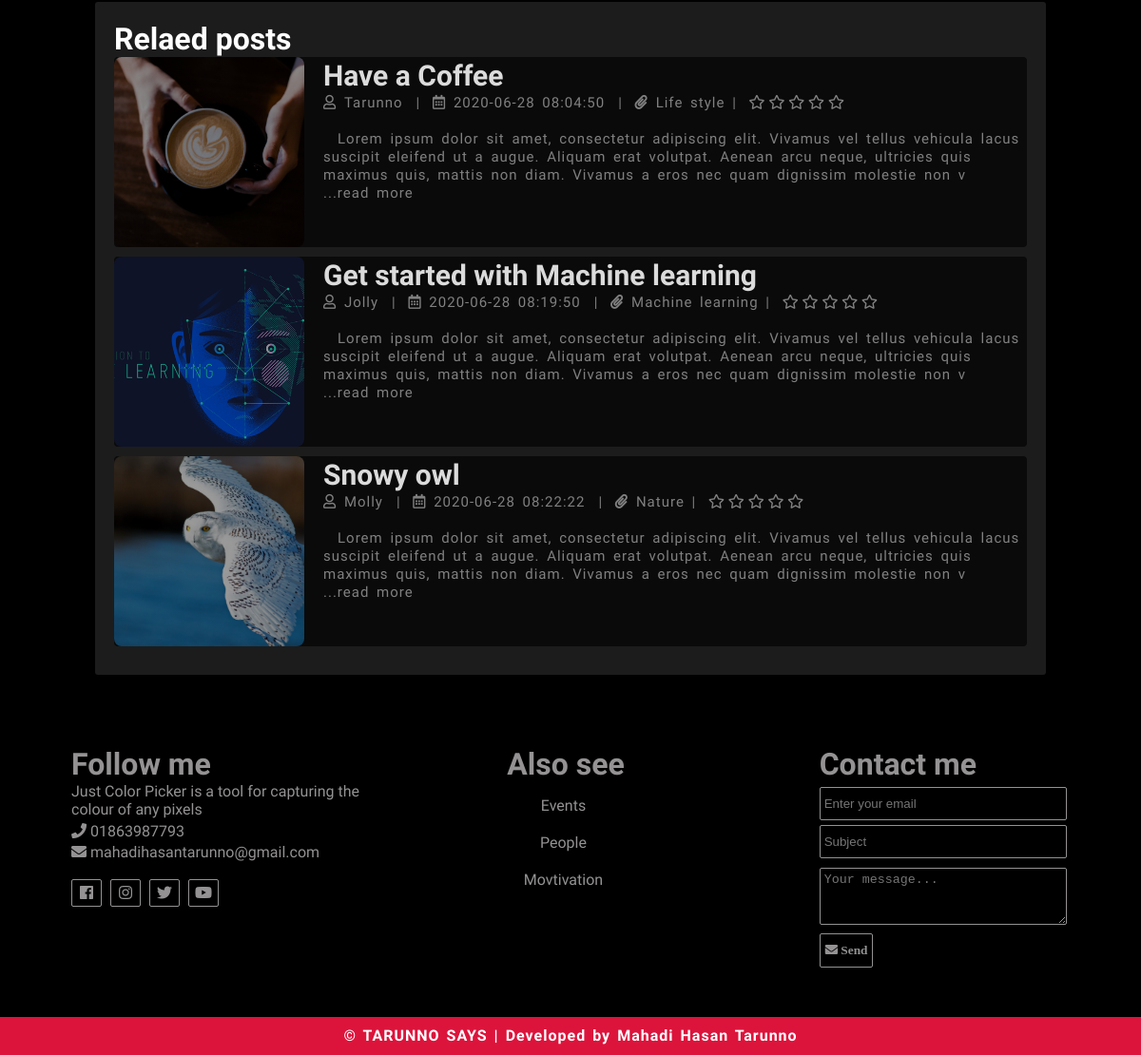
The app's page /single.php (lower part), older data.
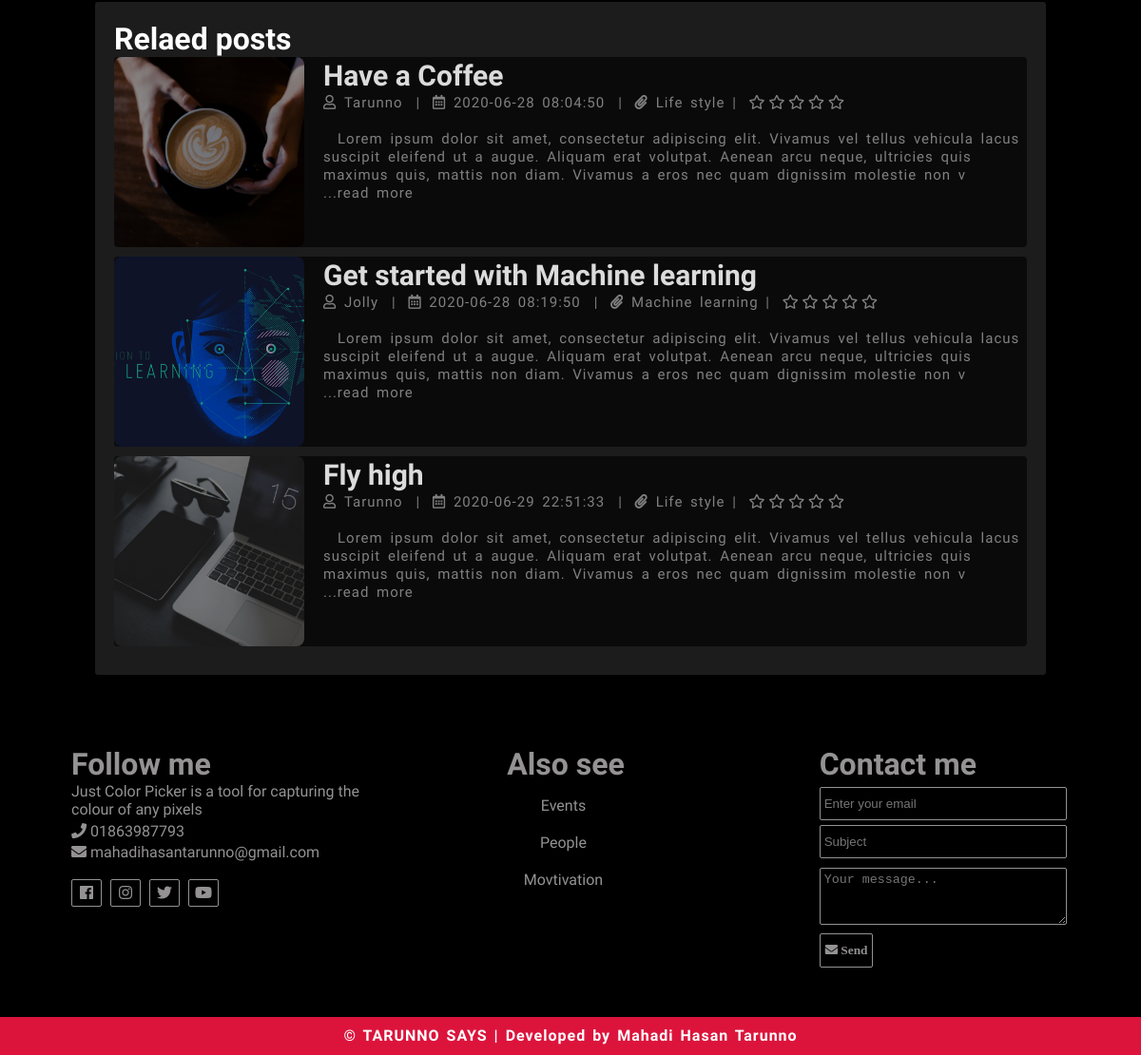
The same page, newer data.
### tables this page shows
CREATE TABLE `posts` (
  `id` int(11) NOT NULL,
  `user_id` int(11) NOT NULL,
  `title` varchar(40) NOT NULL,
  `image` varchar(256) NOT NULL,
  `body` text NOT NULL,
  `published` tinyint(4) NOT NULL,
  `created_at` datetime NOT NULL DEFAULT current_timestamp(),
  `topics` varchar(256) NOT NULL,
  `trending` tinyint(11) NOT NULL,
  `sum_rating` bigint(11) NOT NULL,
  `rated_users` bigint(11) NOT NULL
);

CREATE TABLE `users` (
  `id` int(11) NOT NULL,
  `admin` tinyint(4) NOT NULL,
  `username` varchar(256) NOT NULL,
  `email` varchar(256) NOT NULL,
  `password` varchar(256) NOT NULL,
  `users_create_time` timestamp NOT NULL DEFAULT current_timestamp(),
  `profile_img_status` varchar(256) NOT NULL
);

### includes/single.inc.php (called while the page is built, shortened)
<?php
	$id = $_GET['id'];
	$post = selectOne('posts', ['id' => $id]);

### includes/db.inc.php (called while the page is built, shortened)
<?php
	require 'connect.inc.php';
	function stmt_excute($sql, $data){
		global $con;
		$stmt = mysqli_stmt_init($con);
		if(!mysqli_stmt_prepare($stmt, $sql)){
			echo $stmt->error;
		}
		$values = array_values($data);
		$type = str_repeat('s', count($values));
		mysqli_stmt_bind_param($stmt, $type, ...$values);
		mysqli_stmt_execute($stmt);
		$result = mysqli_stmt_get_result($stmt);
		return $result;
	}
	function selectOne($table, $conditions){
		$sql = "SELECT * FROM $table";
		$i = 0;
		foreach ($conditions as $key => $value) {
			if($i === 0){
				$sql = $sql . " WHERE $key=?";
			}else{
				$sql = $sql . " AND $key=?";
			}
			$i++;
		}
		$sql = $sql . ' LIMIT 1;';
		$result = stmt_excute($sql, $conditions);
		return $result;
	}

### single.php (the view, shortened to what this page needs)
<?php require 'includes/single.inc.php' ?>
<!DOCTYPE html>
<html lang="en" dir="ltr">
    <head>
        <link rel="stylesheet" href="https://cdnjs.cloudflare.com/ajax/libs/font-awesome/5.7.2/css/all.min.css"  />
        <link rel="stylesheet" href="css/index.css">
        <link rel="stylesheet" href="css/single.css">
    </head>
    <body>
        <header>
        	<ul class="nav">
        		<li id="user2">
        			<ul>
        				<?php
        					if(!isset($_SESSION['username'])){
        						echo '<button class="logout-btn" type="submit" name="logout-submit"> <a href="login.php"><i class="fas fa-sign-out-alt"></i> Login <a></button>';
        					}
        				?>
        			</ul>
        		</li>
        	</ul>
        </header>
        <?php
        $row = mysqli_fetch_assoc($post);
        $skip = $row['id'];
                 ?>
            <div class="full-post-container">
            <h1>Relaed posts</h1>
            <?php
            $search = mysqli_real_escape_string($con, $row['topics']);
    		$sql = "SELECT * FROM posts WHERE title LIKE '%$search%' OR body LIKE '%$search%' OR topics LIKE '%$search%'";
    		$related = mysqli_query($con, $sql);
            $i = 0;
            while($row = mysqli_fetch_assoc($related)){
                if($i == 3) break;
                $user = selectOne('users', ['id' => $row['user_id']]);
                $user_name = mysqli_fetch_assoc($user);
                if($row['published'] == 1 & $row['id'] != $skip){
                echo '<div class="content-post">
                    <div class="post-image" style="background-image: linear-gradient(rgba(0, 0, 0, .4), rgba(0, 0, 0, .4)),url(images/'.$row['image'].');
                                 background-size: cover;
                                 background-position:center;">
                    </div>
                    <div class="post-preview">
                        <h1> <a href="single.php?id='.$row['id'].'">'.$row['title'].'</a></h1>
                        <i class="far fa-user"> <p>'.$user_name['username'].'</p></i>
                        <p style="display: inline; padding:0px 5px 0px 5px;"> | </p>
                        <i class="far fa-calendar-alt"> <p>'.$row['created_at'].'</p></i>
                        <p style="display: inline; padding:0px 5px 0px 5px;"> | </p>
                        <i class="fas fa-paperclip"></i> <p>'.$row['topics'].' | </p></i>
                        <div class="rating_index" style="display: inline;">
                            <i id="1" class="far fa-star"></i>
                            <i id="2" class="far fa-star"></i>
                            <i id="3" class="far fa-star"></i>
                            <i id="4" class="far fa-star"></i>
                            <i id="5" class="far fa-star"></i>
                        </div>';
                        echo '<br><br>
                        <p>'.substr($row['body'], 0, 260).'<a href="single.php?id='.$row['id'].'">...read more</a></p>
                    </div>
                </div>';
                }
                $i++;
            }
        ?>
        </div>
        <?php  include 'includes/footer.inc.php' ?>
    </body>
</html>

Row changes from the older to the newer data that the page shows:
removed posts: image (picture), title "Snowy owl", user.username "Molly", created_at "2020-06-28 08:22:22", topics "Nature", body "Lorem ipsum dolor sit amet, consectetur adipiscing elit. Vivamus vel tellus vehicula lacus suscipit eleifend ut a augue. Aliquam erat volutpat. Aenean arcu neque, ultricies quis maximus quis, mattis non diam. Vivamus a eros nec quam dignissim molestie non v"
now on this page (row unchanged): posts: image (picture), title "Fly high", user.username "Tarunno", created_at "2020-06-29 22:51:33", topics "Life style", body "Lorem ipsum dolor sit amet, consectetur adipiscing elit. Vivamus vel tellus vehicula lacus suscipit eleifend ut a augue. Aliquam erat volutpat. Aenean arcu neque, ultricies quis maximus quis, mattis non diam. Vivamus a eros nec quam dignissim molestie non v"
